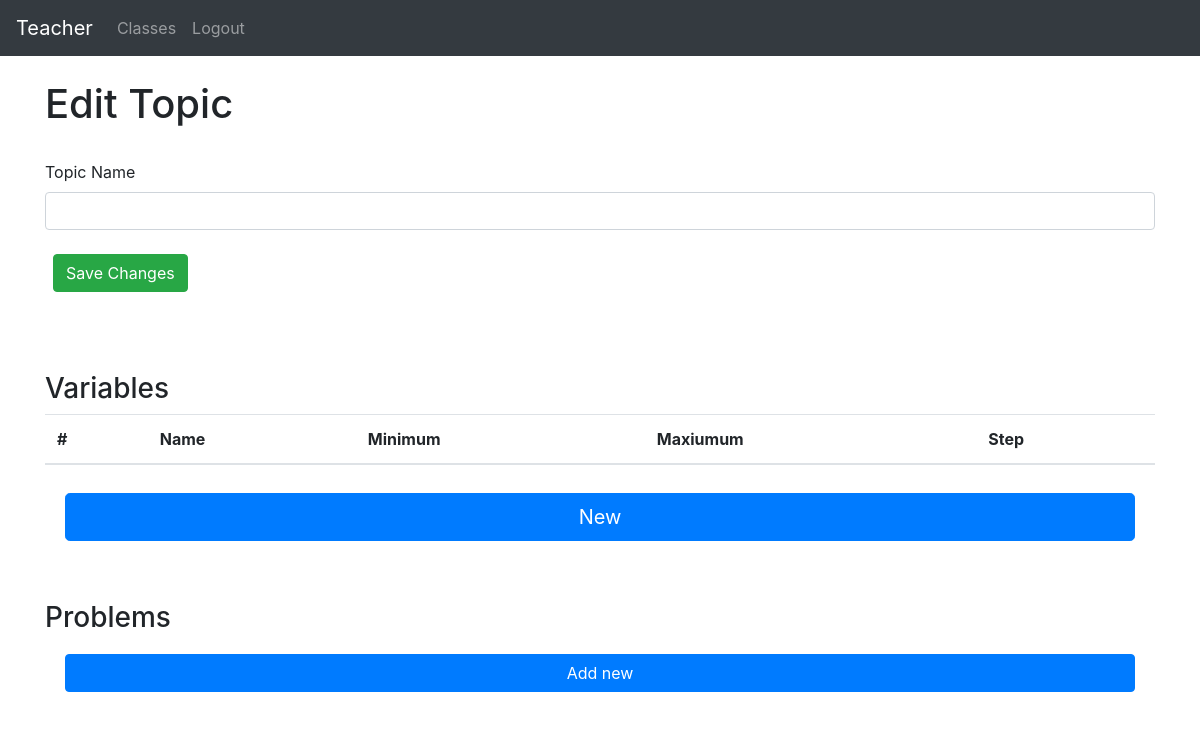
The page /teacher/group-detail/9/topics/edit_topic/8 (signed in) on the database as committed earlier.
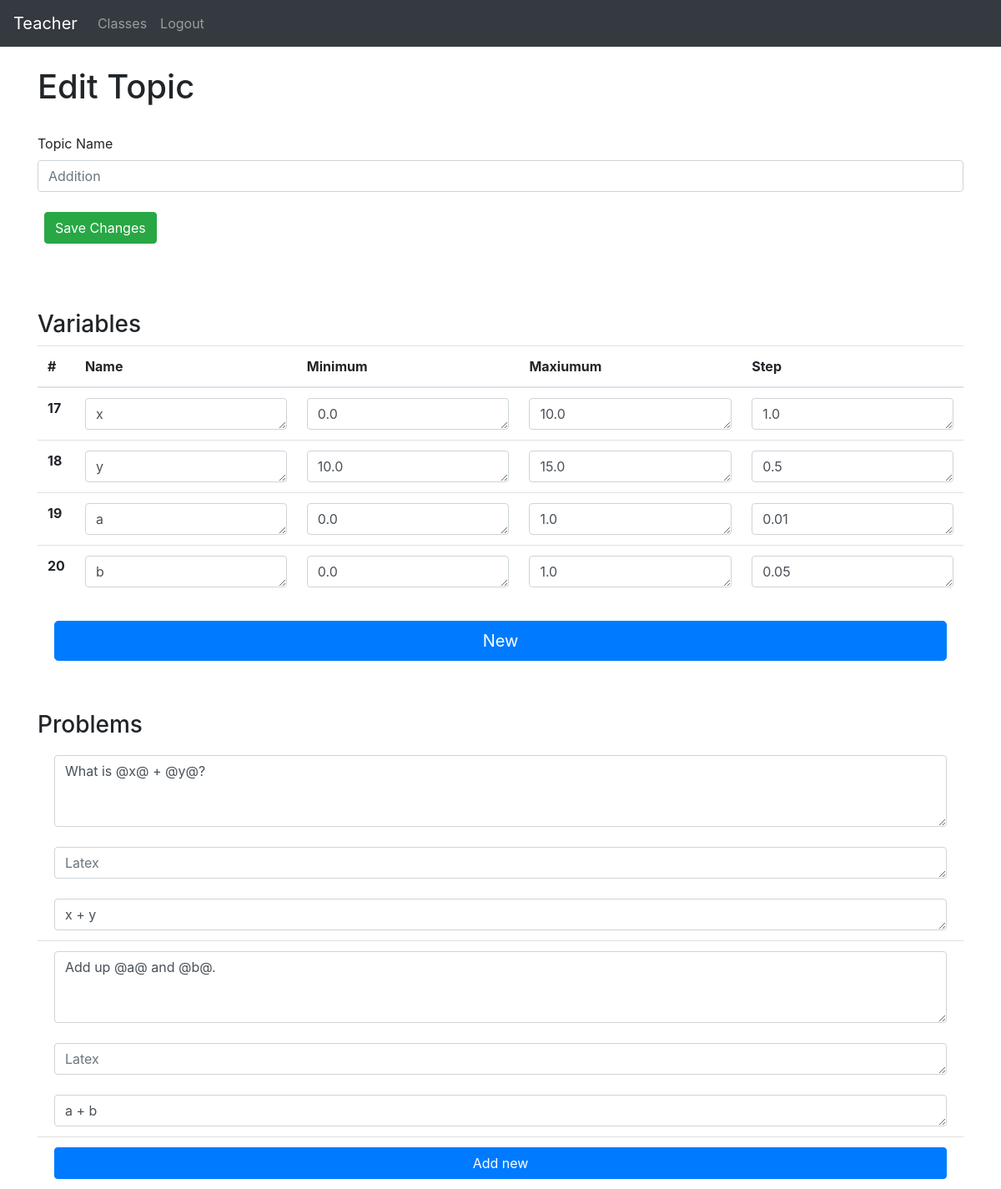
The same page on the database as committed later.
### website/models.py (models this page shows)
class Topic(db.Model):
    id = db.Column(db.Integer, primary_key=True)
    name = db.Column(db.String(150))
    active = db.Column(db.Boolean)
    locked = db.Column(db.Boolean)
    instances = db.Column(db.SmallInteger)
    date = db.Column(db.DateTime(timezone=True))
    group_id = db.Column(db.Integer, db.ForeignKey('group.id'))
    variable_ids = db.relationship('Variable')
    problem_ids = db.relationship('Problem')
    data_ids = db.relationship('Data')

class Variable(db.Model):
    id = db.Column(db.Integer, primary_key=True)
    name = db.Column(db.String(1))
    minimum = db.Column(db.Float)
    maximum = db.Column(db.Float)
    step = db.Column(db.Float)
    topic_id = db.Column(db.Integer, db.ForeignKey('topic.id'))

class Problem(db.Model):
    id = db.Column(db.Integer, primary_key=True)
    text = db.Column(db.String(10000))
    latex = db.Column(db.String(500))
    answer = db.Column(db.String(500))
    topic_id = db.Column(db.Integer, db.ForeignKey('topic.id'))

### website/teacher/teacher_views.py (the view)
@views.route('/group-detail/<group_id>/topics/edit_topic/<topic_id>', methods=['GET', 'POST'])
@login_required
def edit_topic(group_id, topic_id):
    group = Group.query.get(group_id)
    topic = Topic.query.get(topic_id)
    if request.method == 'POST':
        if request.form['button'] == 'new_problem':
            new_problem = Problem(text="", latex="", answer="", topic_id=topic.id)
            db.session.add(new_problem)
            db.session.commit()
            flash('created')
            return render_template("teacher/edit_topic.html", user=current_user, group=group, topic=topic)
        elif request.form['button'] == 'new_variable':
            new_variable = Variable(name='x',minimum=0.0, maximum=10.0, step=1.0, topic_id=topic.id)
            db.session.add(new_variable)
            db.session.commit()
            return render_template("teacher/edit_topic.html", user=current_user, group=group, topic=topic)
        elif request.form['button'] == 'save_changes':
            name = str(request.form.get('topicName'))
            if len(name) < 150 and len(name) > 1:
                topic.name = name
                db.session.add(topic)
                db.session.commit()
                flash('Name successfully changed to ' + name)
            update_variables(topic=topic)
            update_problems(topic=topic)
            return render_template("teacher/edit_topic.html", user=current_user, group=group, topic=topic)
    else:
        return render_template("teacher/edit_topic.html", user=current_user, group=group, topic=topic)

### website/templates/teacher/edit_topic.html
{% extends "base.html" %} {% block title %}Edit Topic{% endblock %}
{% block content %}
<br>
<h1>Edit Topic</h1>
<br>
<form method='POST'>
    <div>
        <div class="form-group">
          <label for="exampleInputEmail1">Topic Name</label>
          <input
            type="text"
            class="form-control"
            id="topicName"
            name="topicName"
            placeholder="{{ topic.name }}"
            />
        </div>
        <div class="d-flex flex-row">
            <div class="p-2"><button name="button" class="btn btn-success" value="save_changes">Save Changes</button></div>
          </div>
        <br>
    </div>
    <br>
    <br>
    <div>
        <h3>Variables</h3>
        <table class="table">
            <thead>
              <tr>
                <th scope="col">#</th>
                <th scope="col">Name</th>
                <th scope="col">Minimum</th>
                <th scope="col">Maxiumum</th>
                <th scope="col">Step</th>
              </tr>
            </thead>
            <tbody>
            {% for variable in topic.variable_ids %}
              <tr>
                <th scope="row">{{ variable.id }}</th>
                <td> <textarea name="name{{variable.id}}" class="form-control" id="minimum" rows="1" placeholder="Name">{{ variable.name }}</textarea></td>
                <td> <textarea name="min{{variable.id}}" class="form-control" id="minimum" rows="1" placeholder="Minimum">{{ variable.minimum }}</textarea></td>
                <td> <textarea name="max{{variable.id}}" class="form-control" id="maximum" rows="1" placeholder="Maxiumum">{{ variable.maximum }}</textarea></td>
                <td> <textarea name="step{{variable.id}}" class="form-control" id="step" rows="1" placeholder="Step">{{ variable.step }}</textarea></td>
              </tr>
              {% endfor %}
            </tbody>
          </table>
          <ul class="list-group list-group-flush">
            <li class="list-group-item"><button name="button" class="btn btn-primary btn-lg btn-block" value="new_variable">New</button></li>
          </ul>
    </div>
    <br>
    <br>
    <div>
      <h3>Problems</h3>
      <ul class="list-group list-group-flush">
        {% for problem in topic.problem_ids %}
        <li class="list-group-item">
                <textarea name="text{{problem.id}}" class="form-control" id="text" rows="3" placeholder="Word Problem">{{ problem.text }}</textarea>
                <br>
                <textarea name="latex{{problem.id}}" class="form-control" id="latex" rows="1" placeholder="Latex">{{ problem.latex }}</textarea>
                <br>
                <textarea name="answer{{problem.id}}" class="form-control" id="answer" rows="1" placeholder="Answer">{{ problem.answer }}</textarea>
        </li>
        {% endfor %}
      <ul class="list-group list-group-flush">
        <li class="list-group-item"><button type="submit" class="btn btn-primary btn-block" name="button" value="new_problem">Add new</button></li>
      </ul>
    </div>
</form>
{% endblock %}

Rows that differ between the two databases and show on the page:
added Topic: topicName "Addition"
added Variable: id "17", id "x", id "0.0", id "10.0", id "1.0"
added Variable: id "18", id "y", id "10.0", id "15.0", id "0.5"
added Variable: id "19", id "a", id "0.0", id "1.0", id "0.01"
added Variable: id "20", id "b", id "0.0", id "1.0", id "0.05"
added Problem: id "What is @x@ + @y@?", id "Latex", id "x + y"
added Problem: id "Add up @a@ and @b@.", id "Latex", id "a + b"
